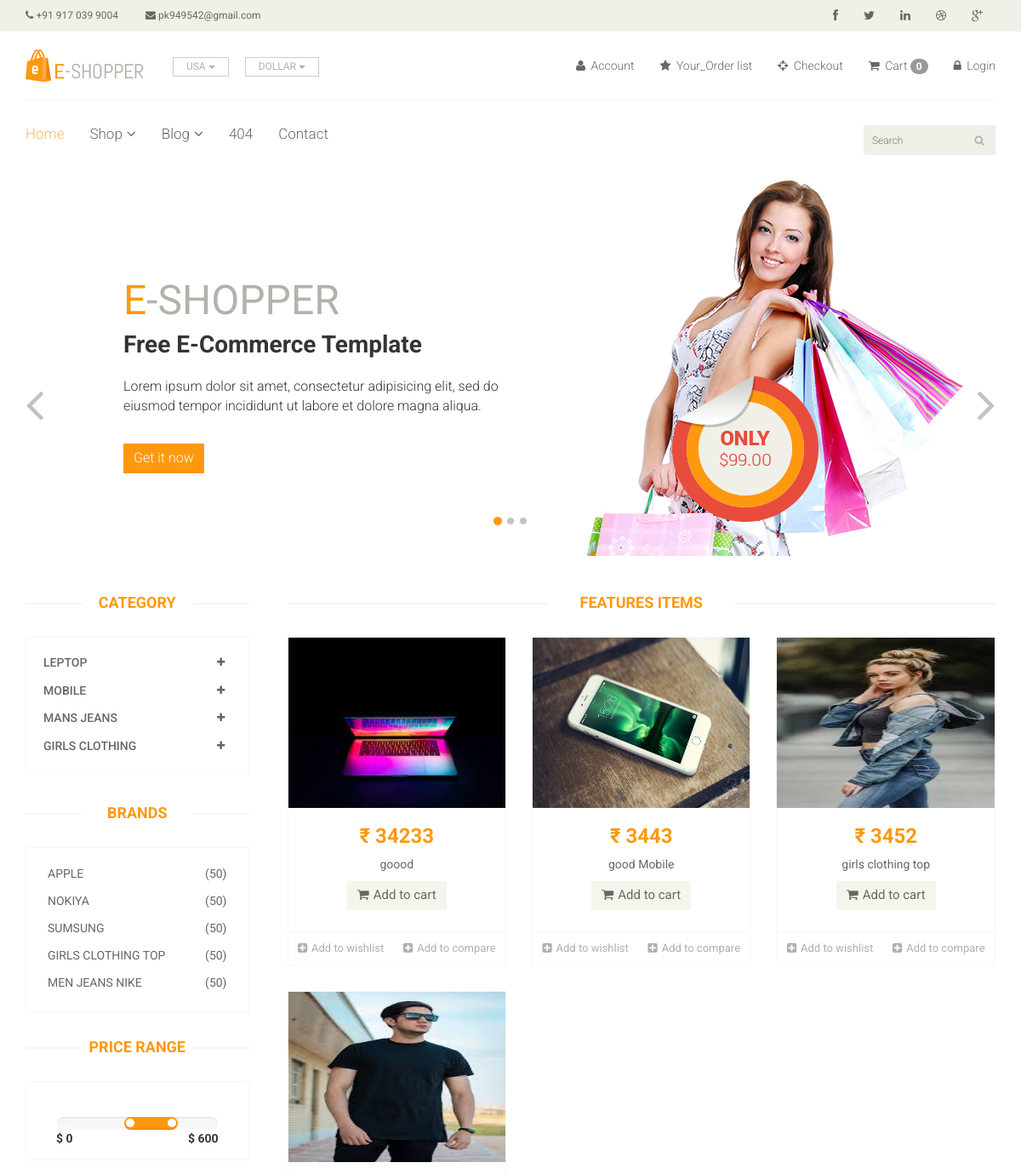
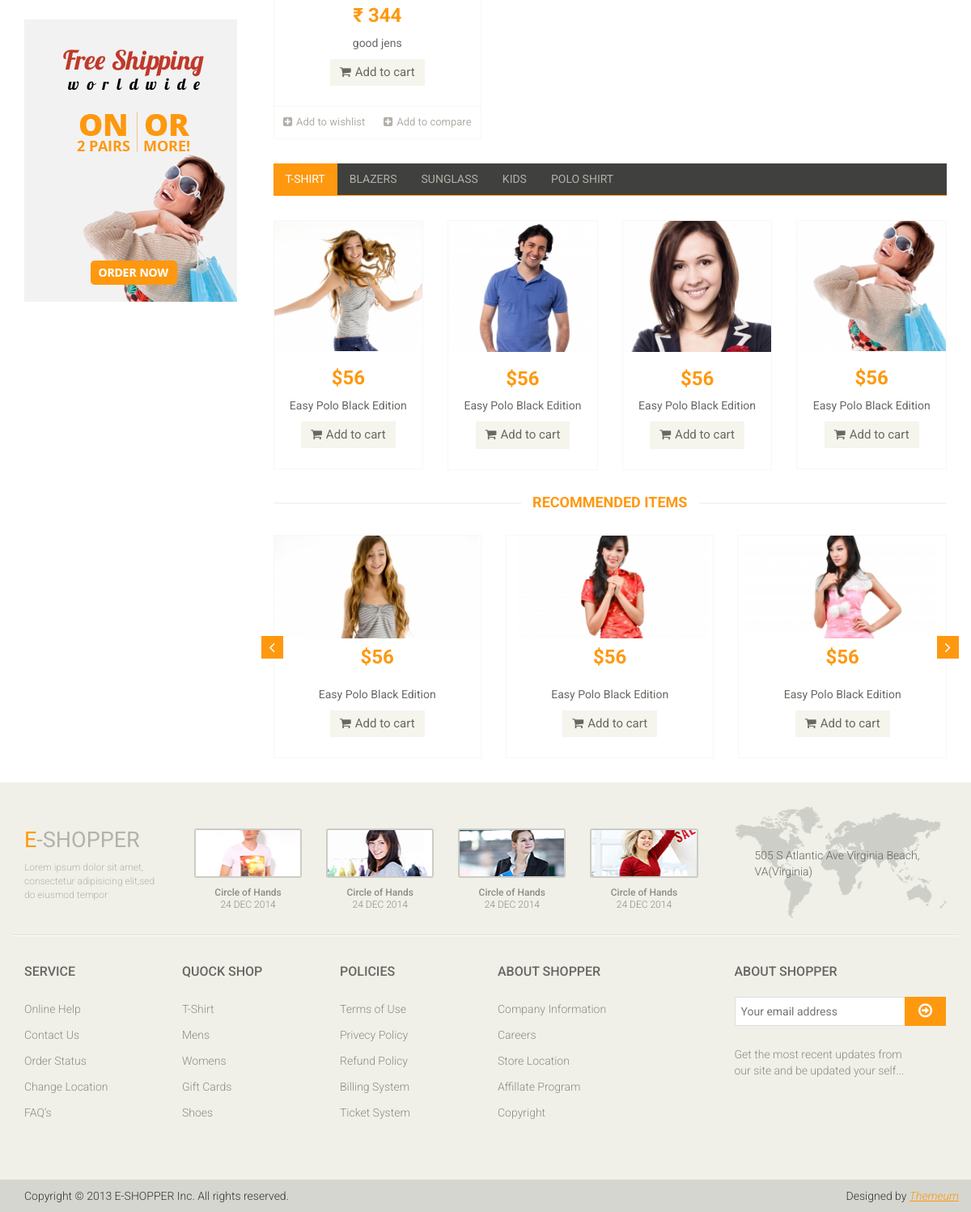
The page / on the database its author committed (2 pictures, top to bottom).
### myapp/models.py (models this page shows, shortened)
class Category(models.Model):
    name = models.CharField(max_length=150)

class Brand(models.Model):
    name = models.CharField(max_length=150)

class Product(models.Model):
    Available =(
        ('In stack','In stack'),
        ('Out of stack','Out of stack')
    )
    category = models.ForeignKey(Category, on_delete=models.CASCADE)
    brand = models.ForeignKey(Brand, on_delete=models.CASCADE)
    available  = models.CharField(max_length = 100,choices =Available,null ='True')
    sub_category = models.ForeignKey(Sub_category, on_delete=models.CASCADE)
    image = models.ImageField(upload_to='Ecommerce/ping')
    name = models.CharField(max_length=100)
    price = models.IntegerField()
    date = models.DateField(auto_now_add=True)

### myapp/views.py (the view)
# urls.py: path('',views.index,name='index'),
def index(request):
        brand= Brand.objects.all()
        category= Category.objects.all()
        brandId = request.GET.get('brand')
        CategoryId = request.GET.get('category')
        if CategoryId:
            product = Product.objects.filter(sub_category=CategoryId).order_by('-id')
        elif brandId:
            product = Product.objects.filter(brand=brandId).order_by('-id')
        else:
            product=Product.objects.all()
        context={
            "category":category,
            "brand":brand,
            "product":product
        }
        return render(request,'index.html',context)

### myapp/templates/index.html (shortened to what this page needs)
{% extends 'base.html' %}
{% block body %}
<section id="slider">
	<div class="container">
		<div class="row">
			<div class="col-sm-12">
				<div id="slider-carousel" class="carousel slide" data-ride="carousel">
					<ol class="carousel-indicators">
						<li data-target="#slider-carousel" data-slide-to="0" class="active"></li>
						<li data-target="#slider-carousel" data-slide-to="1"></li>
						<li data-target="#slider-carousel" data-slide-to="2"></li>
					</ol>
					<div class="carousel-inner">
						<div class="item active">
							<div class="col-sm-6">
								<h1><span>E</span>-SHOPPER</h1>
								<h2>Free E-Commerce Template</h2>
								<p>Lorem ipsum dolor sit amet, consectetur adipisicing elit, sed do eiusmod tempor
									incididunt ut labore et dolore magna aliqua. </p>
								<button type="button" class="btn btn-default get">Get it now</button>
							</div>
							<div class="col-sm-6">
								<img src="/static/images/home/girl1.jpg" class="girl img-responsive" alt="" />
								<img src="/static/images/home/pricing.png" class="pricing" alt="" />
							</div>
						</div>
					</div>
					<a href="#slider-carousel" class="left control-carousel hidden-xs" data-slide="prev">
						<i class="fa fa-angle-left"></i>
					</a>
					<a href="#slider-carousel" class="right control-carousel hidden-xs" data-slide="next">
						<i class="fa fa-angle-right"></i>
					</a>
				</div>
			</div>
		</div>
	</div>
</section>
<section>
	<div class="container">
		<div class="row">
			<div class="col-sm-3">
				<div class="left-sidebar">
					<h2>Category</h2>
					<div class="panel-group category-products" id="accordian">
						{% for cat in category %}
						<div class="panel panel-default">
							<div class="panel-heading">
								<h4 class="panel-title">
									<a data-toggle="collapse" data-parent="#accordian" href="#{{cat.id}}">
										<span class="badge pull-right"><i class="fa fa-plus"></i></span>
										{{cat.name}}
									</a>
								</h4>
							</div>
						</div>
						{% endfor %}
					</div>
					<div class="brands_products">
						<h2>Brands</h2>
						<div class="brands-name">
							<ul class="nav nav-pills nav-stacked">
								 {% for i in brand %}
								<li><a href="/?brand={{i.id}}"> <span class="pull-right">(50)</span>{{i.name}}</a></li>
								{% endfor %}
							</ul>
						</div>
					</div>
					<div class="price-range">
						<h2>Price Range</h2>
						<div class="well text-center">
								data-slider-step="5" data-slider-value="[250,450]" id="sl2"><br />
							<b class="pull-left">$ 0</b> <b class="pull-right">$ 600</b>
						</div>
					</div>
					<div class="shipping text-center">
						<img src="/static/images/home/shipping.jpg" alt="" />
					</div>
				</div>
			</div>
			<div class="col-sm-9 padding-right">
				<div class="features_items">
					<h2 class="title text-center">Features Items</h2>
					{% for p in product %}
					<div class="col-sm-4">
						<div class="product-image-wrapper">
							<div class="single-products">
								<div class="productinfo text-center">
									<img src="{{p.image.url}}" alt="" height="200" />
									<h2>₹ {{p.price}}</h2>
									<p>{{p.name}}</p>
									<a href="{% url 'cart_add' p.id %}" class="btn btn-default add-to-cart"><i
											class="fa fa-shopping-cart"></i>Add to cart</a>
								</div>
								<div class="product-overlay">
									<div class="overlay-content">
									</div>
								</div>
							</div>
							<div class="choose">
								<ul class="nav nav-pills nav-justified">
									<li><a href="#"><i class="fa fa-plus-square"></i>Add to wishlist</a></li>
									<li><a href="#"><i class="fa fa-plus-square"></i>Add to compare</a></li>
								</ul>
							</div>
						</div>
					</div>
					{% endfor %}
				</div>
				<div class="category-tab">
					<div class="col-sm-12">
						<ul class="nav nav-tabs">
							<li class="active"><a href="#tshirt" data-toggle="tab">T-Shirt</a></li>
							<li><a href="#blazers" data-toggle="tab">Blazers</a></li>
							<li><a href="#sunglass" data-toggle="tab">Sunglass</a></li>
							<li><a href="#kids" data-toggle="tab">Kids</a></li>
							<li><a href="#poloshirt" data-toggle="tab">Polo shirt</a></li>
						</ul>
					</div>
					<div class="tab-content">
						<div class="tab-pane fade active in" id="tshirt">
							<div class="col-sm-3">
								<div class="product-image-wrapper">
									<div class="single-products">
										<div class="productinfo text-center">
											<img src="/static/images/home/gallery1.jpg" alt="" />
											<h2>$56</h2>
											<p>Easy Polo Black Edition</p>
											<a href="#" class="btn btn-default add-to-cart"><i
													class="fa fa-shopping-cart"></i>Add to cart</a>
										</div>
									</div>
								</div>
							</div>
							<div class="col-sm-3">
								<div class="product-image-wrapper">
									<div class="single-products">
										<div class="productinfo text-center">
											<img src="/static/images/home/gallery2.jpg" alt="" />
											<h2>$56</h2>
											<p>Easy Polo Black Edition</p>
											<a href="#" class="btn btn-default add-to-cart"><i
													class="fa fa-shopping-cart"></i>Add to cart</a>
										</div>
									</div>
								</div>
							</div>
							<div class="col-sm-3">
								<div class="product-image-wrapper">
									<div class="single-products">
										<div class="productinfo text-center">
											<img src="/static/images/home/gallery3.jpg" alt="" />
											<h2>$56</h2>
											<p>Easy Polo Black Edition</p>
											<a href="#" class="btn btn-default add-to-cart"><i
													class="fa fa-shopping-cart"></i>Add to cart</a>
										</div>
									</div>
								</div>
							</div>
							<div class="col-sm-3">
								<div class="product-image-wrapper">
									<div class="single-products">
										<div class="productinfo text-center">
											<img src="/static/images/home/gallery4.jpg" alt="" />
											<h2>$56</h2>
											<p>Easy Polo Black Edition</p>
											<a href="#" class="btn btn-default add-to-cart"><i
													class="fa fa-shopping-cart"></i>Add to cart</a>
										</div>
									</div>
								</div>
							</div>
						</div>
					</div>
				</div>
				<div class="recommended_items">
					<h2 class="title text-center">recommended items</h2>
					<div id="recommended-item-carousel" class="carousel slide" data-ride="carousel">
						<div class="carousel-inner">
							<div class="item active">
								<div class="col-sm-4">
									<div class="product-image-wrapper">
										<div class="single-products">
											<div class="productinfo text-center">
												<img src="/static/images/home/recommend1.jpg" alt="" />
												<h2>$56</h2>
												<p>Easy Polo Black Edition</p>
												<a href="#" class="btn btn-default add-to-cart"><i
														class="fa fa-shopping-cart"></i>Add to cart</a>
											</div>
										</div>
									</div>
								</div>
								<div class="col-sm-4">
									<div class="product-image-wrapper">
										<div class="single-products">
											<div class="productinfo text-center">
												<img src="/static/images/home/recommend2.jpg" alt="" />
												<h2>$56</h2>
												<p>Easy Polo Black Edition</p>
												<a href="#" class="btn btn-default add-to-cart"><i
														class="fa fa-shopping-cart"></i>Add to cart</a>
											</div>
										</div>
									</div>
								</div>
								<div class="col-sm-4">
									<div class="product-image-wrapper">
										<div class="single-products">
											<div class="productinfo text-center">
												<img src="/static/images/home/recommend3.jpg" alt="" />
												<h2>$56</h2>
												<p>Easy Polo Black Edition</p>
												<a href="#" class="btn btn-default add-to-cart"><i
														class="fa fa-shopping-cart"></i>Add to cart</a>
											</div>
										</div>
									</div>
								</div>
							</div>
						</div>
						<a class="left recommended-item-control" href="#recommended-item-carousel" data-slide="prev">
							<i class="fa fa-angle-left"></i>
						</a>
						<a class="right recommended-item-control" href="#recommended-item-carousel" data-slide="next">
							<i class="fa fa-angle-right"></i>
						</a>
					</div>
				</div>
			</div>
		</div>
	</div>
</section>
{% endblock %}

### rows shown on the page
Category: name "LEPTOP"
Category: name "MOBILE"
Category: name "MANS JEANS"
Category: name "GIRLS CLOTHING"
Brand: name "APPLE"
Brand: name "NOKIYA"
Brand: name "SUMSUNG"
Brand: name "GIRLS CLOTHING TOP"
Brand: name "MEN JEANS NIKE"
Product: image (picture), price "34233", name "goood"
Product: image (picture), price "3443", name "good Mobile"
Product: image (picture), price "3452", name "girls clothing top"
Product: image (picture), price "344", name "good jens"

### other values the page prints
{{ request.session.cart|length }} "0"
